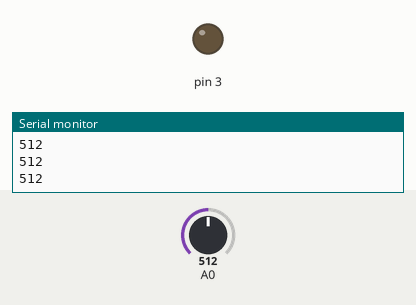
A sketch run on a simulated Arduino Uno, built with avr-gcc and run on an emulated ATmega328P. On the bench: output pins drawn as LEDs (lit = HIGH), the last lines printed to the serial monitor. The test bench sets the inputs (shaded band); at power-on: A0 = 512.

Above: at 1.2 s.
1.3 s: A0 set to 716
At 2.5 s:
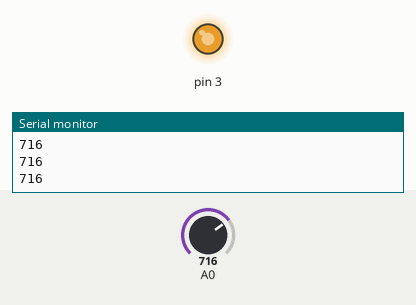
2.8 s: A0 set to 758
At 4.0 s:
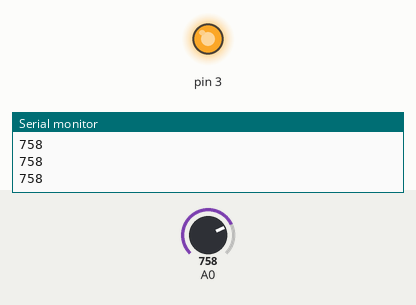
4.3 s: A0 set to 768
At 5.1 s:
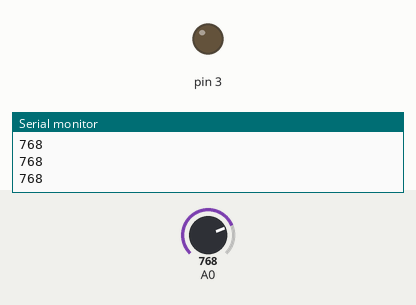
5.8 s: A0 set to 900
At 6.3 s:
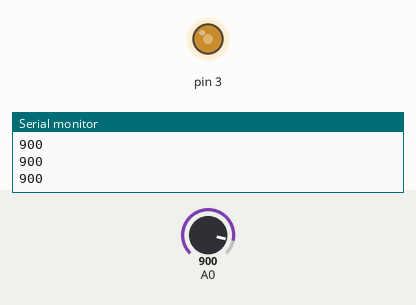
7.3 s: A0 set to 306
At 8.5 s:
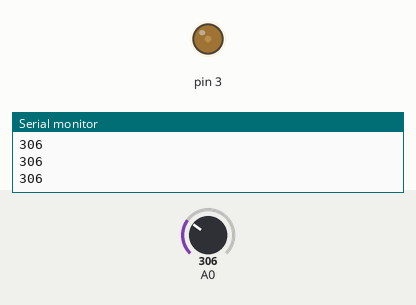
8.8 s: A0 set to 0
At 9.8 s:
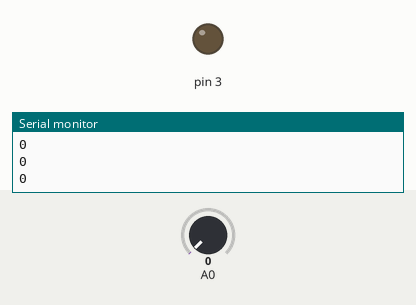
Timing chart, 0 to 11.3 s (numbered marks = the images above; inputs shaded):
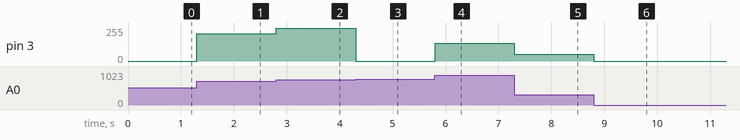

Measured:
- the behaviour switches between 767 and 768 on A0 (found by bisection; images 2 and 3)
- after the input at 1.3 s, pin 3: 0/255 → 204/255 at once
- after the input at 2.8 s, pin 3: 204/255 → 246/255 at once
- after the input at 4.3 s, pin 3: 246/255 → 0/255 at once
- after the input at 5.8 s, pin 3: 0/255 → 132/255 at once
- after the input at 7.3 s, pin 3: 132/255 → 50/255 at once
- after the input at 8.8 s, pin 3: 50/255 → 0/255 at once

The sketch:

pwmlight.ino
```cpp
void setup(){
  pinMode(A0, INPUT);
  pinMode(3, OUTPUT);
  Serial.begin(9600);
}

void loop(){
  Serial.println(analogRead(A0));
  analogWrite(3, analogRead(A0));
}
```
